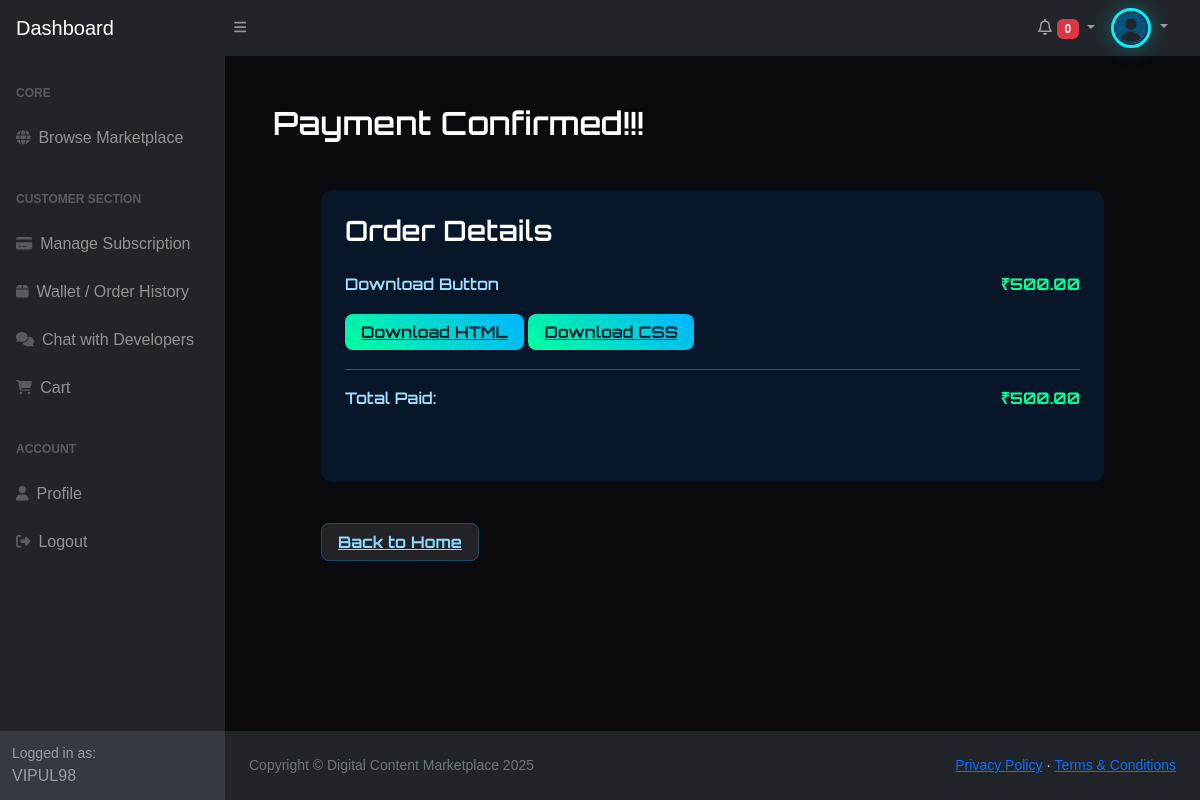
The app's page /billing/payment-confirmed/ (signed in) with its own data.
### apps/authentication/models.py (models this page shows, shortened)
class User(AbstractUser):
    ROLE_CHOICES = (
        ('developer', 'Developer'),
        ('customer', 'Customer'),
    )
    first_name = models.CharField(max_length=50)
    last_name = models.CharField(max_length=50)
    profile_picture = models.ImageField(
        upload_to='profile_pics/',
        blank=True,
        null=True,
        default='profile_pics/user_default.png'
        )
    mobile = models.PositiveBigIntegerField(unique=True, null=True, blank=True)
    email = models.EmailField(max_length=50, unique=True)
    role = models.CharField(max_length=10, choices=ROLE_CHOICES)
    REQUIRED_FIELDS = ['email', 'mobile']
    groups = models.ManyToManyField(Group, blank=True)
    user_permissions = models.ManyToManyField(Permission, blank=True)
    class Meta:
        app_label = 'authentication'
        verbose_name = 'User'
        verbose_name_plural = 'Users'

### apps/billing/models.py (models this page shows, shortened)
class Order(models.Model):
    customer = models.ForeignKey(User, on_delete=models.CASCADE)
    content_type = models.ForeignKey(ContentType, on_delete=models.CASCADE)
    object_id = models.PositiveIntegerField()
    content_object = GenericForeignKey('content_type', 'object_id')
    price = models.DecimalField(max_digits=10, decimal_places=2)
    purchased_at = models.DateTimeField(auto_now_add=True)
    STATUS_CHOICES = [
        ('pending', 'Pending'),
        ('completed', 'Completed'),
        ('failed', 'Failed'),
    ]
    status = models.CharField(max_length=20, choices=STATUS_CHOICES, default='completed')

### apps/content/models.py (models this page shows, shortened)
class CodeContent(models.Model):
    developer = models.ForeignKey(User, on_delete=models.CASCADE)
    title = models.CharField(max_length=200)
    description = models.TextField()
    html_code = models.TextField()
    css_code = models.TextField(blank=True, null=True)
    js_code = models.TextField(blank=True, null=True)
    image_preview = models.ImageField(upload_to='code_previews/', blank=True, null=True)
    price = models.DecimalField(max_digits=6, decimal_places=2, default=0.00)
    CATEGORY_CHOICES = [
        ('card', 'Cards'),
        ('checkbox', 'Checkbox'),
        ('button', 'Button'),
        ('switch', 'Switch'),
        ('form', 'Form'),
        ('toggle', 'Toggle'),
        ('input', 'Input'),
        ('slider', 'Slider'),
        ('dropdown', 'Dropdown'),
        ('radio', 'Radio'),
        ('modal', 'Modal'),
        ('tabs', 'Tabs'),
        ('alert', 'Alert'),
        ('hover', 'Hover'),
        ('responsive', 'Responsive'),
        ('other', 'Other')
    ]
    category = models.CharField(max_length=50, choices=CATEGORY_CHOICES, default='other')
    DIFFICULTY_CHOICES = [
        ('beginner', 'Beginner'),
        ('intermediate', 'Intermediate'),
        ('advanced', 'Advanced'),
    ]
    difficulty = models.CharField(max_length=20, choices=DIFFICULTY_CHOICES, default='beginner')
    created_at = models.DateTimeField(auto_now_add=True)

### apps/billing/views.py (the view)
# urls.py: path('payment-confirmed/', views.payment_confirmed, name='payment_confirmed'),
@login_required(login_url='login')
def payment_confirmed(request):
    orders = Order.objects.filter(customer=request.user).order_by('-purchased_at')[:1]
    total_price = sum(order.price for order in orders if order.price is not None)
    logger.info(f"payment_confirmed: Found {len(orders)} orders with total_price {total_price} for user {request.user.username}")
    return render(request, 'payment_confirmed.html', {'orders': orders, 'total_price': total_price})

### apps/billing/templatetags/custom_filters.py (called while the page is built)
@register.filter
def encode_base64(value):
    return base64.b64encode(value.encode()).decode()

### apps/billing/templates/payment_confirmed.html (shortened to what this page needs)
{% extends "base_dash.html" %}
{% load static %}
{% load custom_filters %}
{% block content %}
<link rel="stylesheet" href="{% static 'css/cart_styles.css' %}">
<div class="confirmation-container p-5">
    <h2 class="orbitron-header">Payment Confirmed!!!</h2>
    <div class="order-summary p-4 m-5">
        <h3 class="orbitron-header">Order Details</h3>
        {% for order in orders %}
            <div class="summary-item mt-4 mb-4">
                <span class="orbitron-header">
                    {{ order.content_object.title }}
                </span>
                <span class="price orbitron-header">₹{{ order.price }}</span>
            </div>
            {% if order.content_type.model == 'codecontent' %}
                <div class="downloads mb-4">
                    {% if order.content_object.html_code %}
                        <a class="modal-btn confirm-btn orbitron-header" download="{{ order.content_object.title }}_template.html">Download HTML</a>
                    {% endif %}
                    {% if order.content_object.css_code %}
                        <a class="modal-btn confirm-btn orbitron-header" download="{{ order.content_object.title }}_styles.css">Download CSS</a>
                    {% endif %}
                </div>
            {% endif %}
        {% empty %}
            <p class="orbitron-header">No items found</p>
        {% endfor %}
        <hr>
        <div class="summary-item total-row mb-5">
            <span class="orbitron-header">Total Paid:</span>
            <span class="price orbitron-header">₹{{ total_price }}</span>
        </div>
    </div>
    <a href="{% url 'home' %}" class="modal-btn cancel-btn orbitron-header m-5">Back to Home</a>
</div>
{% endblock %}

### apps/authentication/templates/base_dash.html (shortened to what this page needs)
{% load static %}
<!DOCTYPE html>
<html lang="en">
    <head>
        <link href="https://cdn.jsdelivr.net/npm/simple-datatables@7.1.2/dist/style.min.css" rel="stylesheet" />
        <link href="{% static 'css/dashboardStyles.css' %}" rel="stylesheet" />
        <link href="{% static 'css/profileStyles.css' %}" rel="stylesheet" />
    </head>
    <body class="sb-nav-fixed">
        <nav class="sb-topnav navbar navbar-expand navbar-dark bg-dark">
            <a class="navbar-brand ps-3" href="{% url 'customer_dashboard' %}">Dashboard</a>
            <button class="btn btn-link btn-sm order-1 order-lg-0 me-4 me-lg-0" id="sidebarToggle" href="#!"><i class="fas fa-bars"></i></button>
            <ul class="navbar-nav ms-auto ms-md-0 me-3 me-lg-4">
                {% if user.is_authenticated %}
                    <a class="nav-link dropdown-toggle align-item-center" style="align-self: center;" href="#" id="notificationDropdown" role="button" data-bs-toggle="dropdown" aria-expanded="false">
                        <i class="fa-regular fa-bell"></i>
                        <span id="unread-count" class="badge bg-danger">0</span>
                    </a>
                {% endif %}
                <li class="nav-item dropdown">
                    <a class="nav-link dropdown-toggle" id="navbarDropdown" href="#" role="button" data-bs-toggle="dropdown" aria-expanded="false">
                        <img src="{{ user.profile_picture.url }}" class="avatar" alt="Profile Picture" style="height: 40px; width: 40px;">
                    </a>
                </li>
            </ul>
        </nav>
        <div id="layoutSidenav">
            <div id="layoutSidenav_nav">
                <nav class="sb-sidenav accordion sb-sidenav-dark" id="sidenavAccordion">
                    <div class="sb-sidenav-menu">
                        <div class="nav">
                            <div class="sb-sidenav-menu-heading">Core</div>
                            <a class="nav-link" href="{% url 'home' %}">
                                <div class="sb-nav-link-icon"><i class="fas fa-globe"></i></div>
                                Browse Marketplace
                            </a>
                            {% if user.is_superuser or user.is_staff %}
                                <div class="sb-sidenav-menu-heading">Developer Section</div>
                                <a class="nav-link" href="{% url 'my_content' %}">
                                    <div class="sb-nav-link-icon"><i class="fas fa-folder"></i></div>
                                    My Contents
                                </a>
                                <a class="nav-link" href="{% url 'upload_content' %}">
                                    <div class="sb-nav-link-icon"><i class="fas fa-upload"></i></div>
                                    Upload Contents
                                </a>
                                <a class="nav-link" href="{% url 'admin_wallet' %}">
                                    <div class="sb-nav-link-icon"><i class="fas fa-dollar-sign"></i></div>
                                    Admin Wallet
                                </a>
                                <a class="nav-link" href="{% url 'admin_chat_view' %}">
                                    <div class="sb-nav-link-icon"><i class="fas fa-comments"></i></div>
                                    Chat Control
                                </a>
                            {% elif user.role == "customer" %}
                                <div class="sb-sidenav-menu-heading">Customer Section</div>
                                <a class="nav-link" href="{% url 'manage_subscription' %}">
                                    <div class="sb-nav-link-icon"><i class="fas fa-credit-card"></i></div>
                                    Manage Subscription
                                </a>
                                <a class="nav-link" href="{% url 'order_history' %}">
                                    <div class="sb-nav-link-icon"><i class="fas fa-box"></i></div>
                                    Wallet / Order History
                                </a>
                                <a class="nav-link" href="{% url 'active_chats' %}">
                                    <div class="sb-nav-link-icon"><i class="fas fa-comments"></i></div>
                                    Chat with Developers
                                </a>
                                <a class="nav-link" href="{% url 'cart' %}">
                                    <div class="sb-nav-link-icon"><i class="fas fa-shopping-cart"></i></div>
                                    Cart
                                </a>
                            {% endif %}
                            <div class="sb-sidenav-menu-heading">Account</div>
                            <a class="nav-link" href="{% url 'profile' %}">
                                <div class="sb-nav-link-icon"><i class="fas fa-user"></i></div>
                                Profile
                            </a>
                            <div class="nav-link">
                                <form action="{% url 'logout' %}" method="POST">
                                    <div class="d-flex justify-content-between align-items-center">
                                        <div class="sb-nav-link-icon"><i class="fas fa-sign-out-alt"></i></div>
                                        <button type="submit" class="dropdown-item">Logout</button>
                                    </div>
                                </form>
                            </div>
                        </div>
                    </div>
                    <div class="sb-sidenav-footer">
                        <div class="small">Logged in as:</div>
                        {{ user.username|upper }}
                    </div>
                </nav>
            </div>
            <div id="layoutSidenav_content">
                <main>
                    {% block content %}{% endblock  %}
                </main>
                <footer class="py-4 bg-dark mt-auto">
                    <div class="container-fluid px-4">
                        <div class="d-flex align-items-center justify-content-between small">
                            <div class="text-muted">Copyright &copy; Digital Content Marketplace 2025</div>
                            <div>
                                <a href="{% url 'privacy' %}">Privacy Policy</a>
                                &middot;
                                <a href="{% url 'terms' %}">Terms &amp; Conditions</a>
                            </div>
                        </div>
                    </div>
                </footer>
            </div>
        </div>
        <link rel="stylesheet" href="https://cdnjs.cloudflare.com/ajax/libs/font-awesome/5.15.4/css/all.min.css">
    </body>
</html>

### static/css/profileStyles.css (style rules this page uses)
body { background: linear-gradient(135deg, #0a1a2a 0%, #0a0a3a 100%); color: #fff; min-height: 100vh; }
.avatar { width: 120px; height: 120px; border-radius: 50%; object-fit: cover; border: 3px solid #00f3ff; box-shadow: 0 0 20px rgba(0, 243, 255, 0.3); transition: transform 0.3s ease; }

### static/css/cart_styles.css (style rules this page uses)
:root { --neon-blue: #00f3ff; --cyber-purple: #bc13fe; --matrix-green: #00ff41; --dark-bg: #0a0a0f; }
body { font-family: 'Exo 2', sans-serif; background: var(--dark-bg); color: #fff; margin: 0; min-height: 100vh; }
.order-summary { background: rgba(0, 50, 100, 0.3); border-radius: 12px; padding: 1rem; margin-bottom: 1rem; }
.summary-item { display: flex; justify-content: space-between; align-items: center; margin-bottom: 0.8rem; color: #a0dfff; }
.summary-item span { display: flex; align-items: center; justify-content: center; }
.price { color: #00ff9d; font-weight: bold; }
.modal-btn { padding: 0.5rem 1rem; border: none; border-radius: 8px; cursor: pointer; transition: all 0.3s ease; font-weight: bold; }
.confirm-btn { background: linear-gradient(45deg, #00ff9d, #00b4ff); color: #002635; }
.cancel-btn { background: rgba(255, 255, 255, 0.1); color: #88d8ff; border: 1px solid rgba(0, 180, 255, 0.3); }

### records on screen
User: profile_picture (placeholder picture), username "VIPUL98"
Order: content_object "Download Button", price "500.00"

### other values on screen
{{ total_price }} "500.00"
